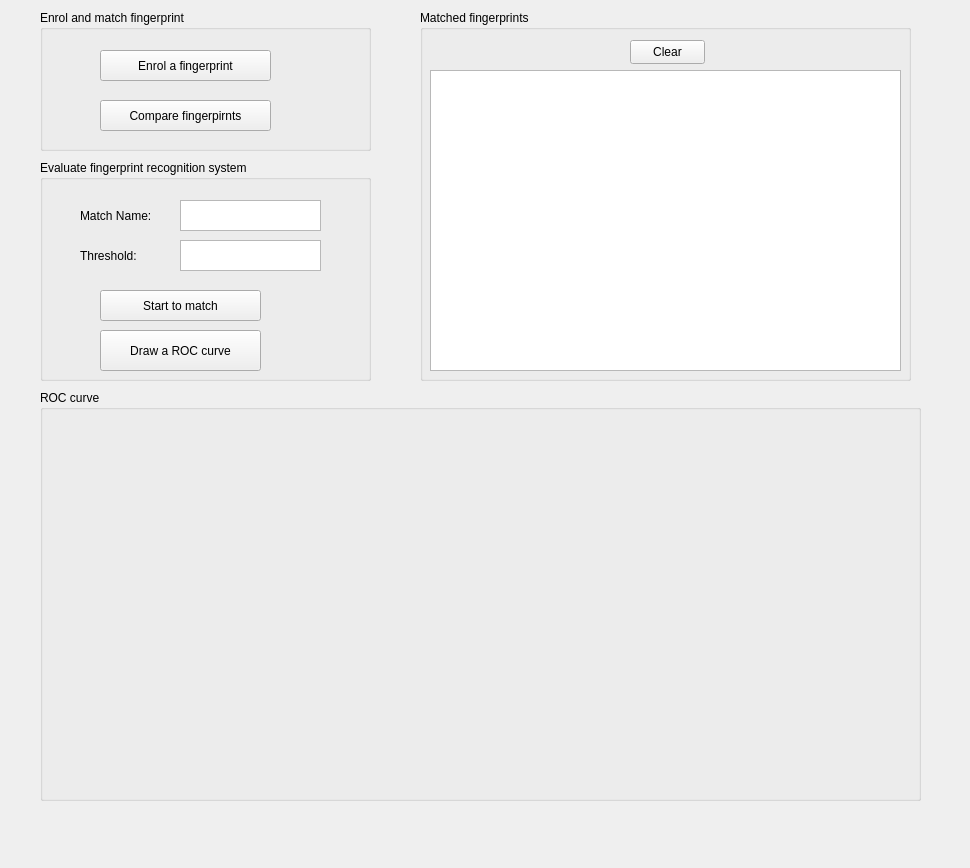
<?xml version="1.0" encoding="UTF-8"?>
<ui version="4.0">
 <class>Recognition</class>
 <widget class="QWidget" name="Recognition">
  <property name="geometry">
   <rect>
    <x>0</x>
    <y>0</y>
    <width>970</width>
    <height>868</height>
   </rect>
  </property>
  <property name="windowTitle">
   <string>Form</string>
  </property>
  <widget class="QGroupBox" name="groupBox_2">
   <property name="geometry">
    <rect>
     <x>40</x>
     <y>160</y>
     <width>331</width>
     <height>221</height>
    </rect>
   </property>
   <property name="title">
    <string>Evaluate fingerprint recognition system</string>
   </property>
   <widget class="QPushButton" name="pushButton_Evaluate">
    <property name="geometry">
     <rect>
      <x>60</x>
      <y>130</y>
      <width>161</width>
      <height>31</height>
     </rect>
    </property>
    <property name="text">
     <string>Start to match</string>
    </property>
   </widget>
   <widget class="QLabel" name="label_3">
    <property name="geometry">
     <rect>
      <x>40</x>
      <y>80</y>
      <width>81</width>
      <height>31</height>
     </rect>
    </property>
    <property name="text">
     <string>Threshold:</string>
    </property>
   </widget>
   <widget class="QTextEdit" name="textEdit_Threshold">
    <property name="geometry">
     <rect>
      <x>140</x>
      <y>80</y>
      <width>141</width>
      <height>31</height>
     </rect>
    </property>
   </widget>
   <widget class="QLabel" name="label">
    <property name="geometry">
     <rect>
      <x>40</x>
      <y>40</y>
      <width>91</width>
      <height>31</height>
     </rect>
    </property>
    <property name="text">
     <string>Match Name:</string>
    </property>
   </widget>
   <widget class="QTextEdit" name="textEdit_Name">
    <property name="geometry">
     <rect>
      <x>140</x>
      <y>40</y>
      <width>141</width>
      <height>31</height>
     </rect>
    </property>
   </widget>
   <widget class="QPushButton" name="pushButton_Draw">
    <property name="geometry">
     <rect>
      <x>60</x>
      <y>170</y>
      <width>161</width>
      <height>41</height>
     </rect>
    </property>
    <property name="text">
     <string>Draw a ROC curve</string>
    </property>
   </widget>
  </widget>
  <widget class="QGroupBox" name="groupBox_3">
   <property name="geometry">
    <rect>
     <x>420</x>
     <y>10</y>
     <width>491</width>
     <height>371</height>
    </rect>
   </property>
   <property name="title">
    <string>Matched fingerprints</string>
   </property>
   <widget class="QTextEdit" name="textEdit_Results">
    <property name="geometry">
     <rect>
      <x>10</x>
      <y>60</y>
      <width>471</width>
      <height>301</height>
     </rect>
    </property>
   </widget>
   <widget class="QPushButton" name="pushButton_Clear">
    <property name="geometry">
     <rect>
      <x>210</x>
      <y>30</y>
      <width>75</width>
      <height>24</height>
     </rect>
    </property>
    <property name="text">
     <string>Clear</string>
    </property>
   </widget>
  </widget>
  <widget class="QGroupBox" name="groupBox">
   <property name="geometry">
    <rect>
     <x>40</x>
     <y>10</y>
     <width>331</width>
     <height>141</height>
    </rect>
   </property>
   <property name="title">
    <string>Enrol and match fingerprint</string>
   </property>
   <widget class="QPushButton" name="pushButton_Enroll">
    <property name="geometry">
     <rect>
      <x>60</x>
      <y>40</y>
      <width>171</width>
      <height>31</height>
     </rect>
    </property>
    <property name="text">
     <string>Enrol a fingerprint</string>
    </property>
   </widget>
   <widget class="QPushButton" name="pushButton__Match">
    <property name="geometry">
     <rect>
      <x>60</x>
      <y>90</y>
      <width>171</width>
      <height>31</height>
     </rect>
    </property>
    <property name="text">
     <string>Compare fingerpirnts</string>
    </property>
   </widget>
  </widget>
  <widget class="QGroupBox" name="groupBox_4">
   <property name="geometry">
    <rect>
     <x>40</x>
     <y>390</y>
     <width>881</width>
     <height>411</height>
    </rect>
   </property>
   <property name="title">
    <string>ROC curve</string>
   </property>
  </widget>
 </widget>
 <resources/>
 <connections/>
</ui>
